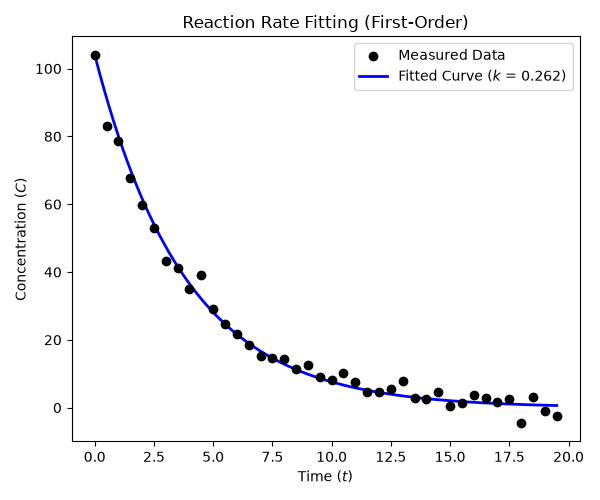

Reproduce this figure in Python.
"""
PW2 Lab B Part 3 -- fit a reaction's rate constant to measured data.

A first-order reaction decays as  C(t) = C0 * exp(-k*t).  You have noisy
concentration-vs-time measurements; find the k that best matches them.
Complete the TODOs. Run:  python kinetics.py
"""
import numpy as np
import pandas as pd
import matplotlib.pyplot as plt
from scipy.optimize import minimize

# TODO 1: read kinetics.csv (columns time, concentration) into arrays t, C.
#         Set C0 = the first concentration.
data = pd.read_csv("kinetics.csv")
t = data["time"].values
C = data["concentration"].values
C0 = C[0]

# TODO 2: write total_error(k) = sum of (measured - C0*exp(-k*t))^2.
#         This is the "how bad" number: small when the model matches the data.
def total_error(k):
    # Handle scalar or array input from optimizer safely
    k_val = k[0] if hasattr(k, "__len__") else k
    model = C0 * np.exp(-k_val * t)
    return np.sum((C - model)**2)

# TODO 3: minimise total_error with scipy.optimize.minimize (method "SLSQP",
#         bounds [(0, 5)], start x0=0.5). Print the fitted k.
result = minimize(total_error, x0=[0.5], method="SLSQP", bounds=[(0, 5)])
fitted_k = result.x[0]
print(f"Fitted rate constant k ≈ {fitted_k:.4f}")

# TODO 4: plot the measured data (points) and your fitted curve (line) together.
#         Save as kinetics.png.
t_smooth = np.linspace(t.min(), t.max(), 200)
C_smooth = C0 * np.exp(-fitted_k * t_smooth)

plt.figure(figsize=(6, 5))
plt.scatter(t, C, color='black', label='Measured Data', zorder=5)
plt.plot(t_smooth, C_smooth, color='blue', label=f'Fitted Curve ($k$ = {fitted_k:.3f})', linewidth=2)
plt.xlabel("Time ($t$)")
plt.ylabel("Concentration ($C$)")
plt.title("Reaction Rate Fitting (First-Order)")
plt.legend()
plt.tight_layout()
plt.savefig("kinetics.png")
plt.show()
